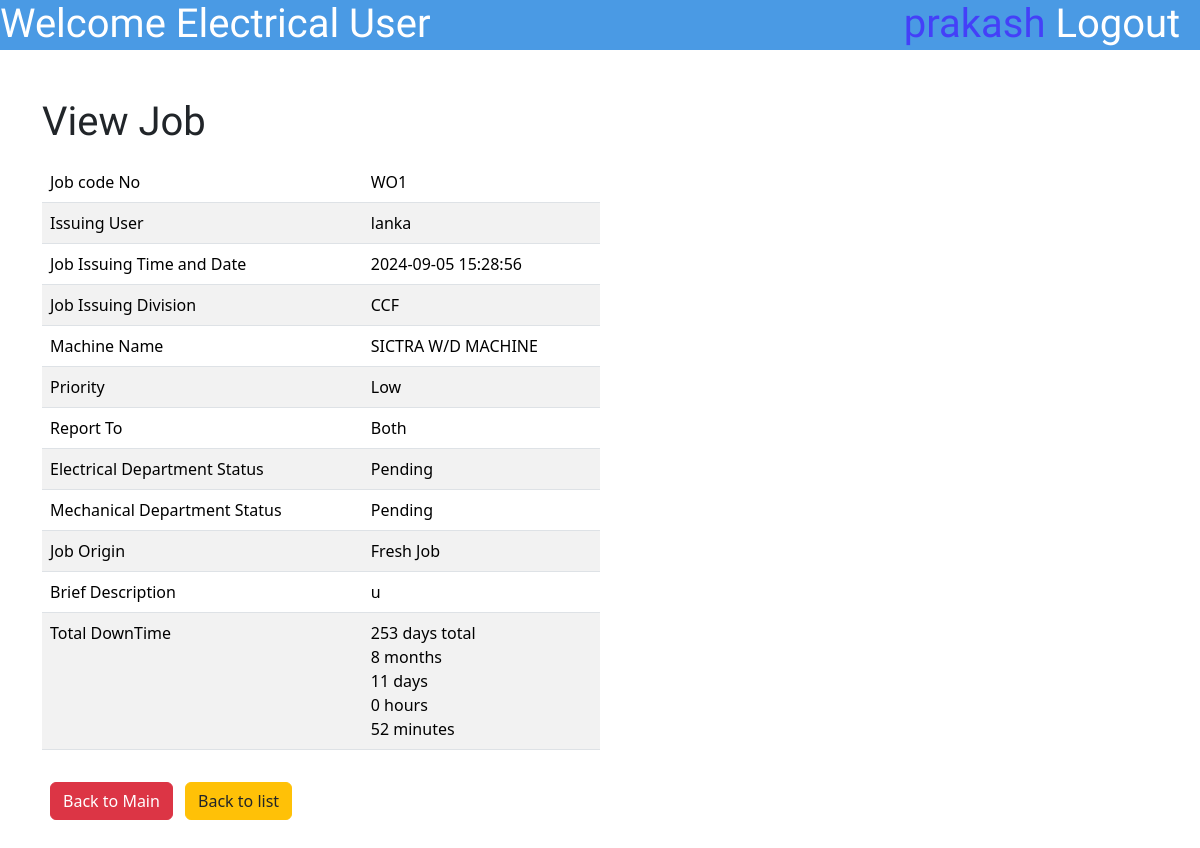
Screenshot of /EMUser/ViewJobEMUserPending.php?updateid=383 (signed in) with the database file from the repository.
### tables this page shows
CREATE TABLE `jobdatasheet` (
  `id` int(10) NOT NULL,
  `JobCodeNo` varchar(100) NOT NULL,
  `JobPostingDateTime` varchar(50) NOT NULL,
  `JobPostingDev` enum('ACF','CCF','DR','Flexible','Aluminium Rodmill','Ceylon Copper','Drum Yard','Carpentry','Bail Room') NOT NULL,
  `MachineName` varchar(255) NOT NULL,
  `Priority` enum('High','Low','Critical','') NOT NULL,
  `ReportTo` enum('Electrical','Mechanical','Both','') NOT NULL,
  `BDescription` varchar(500) NOT NULL,
  `Username` varchar(50) NOT NULL,
  `JobStatusE` enum('Pending','Started','Finished','Approved','NA') NOT NULL,
  `JobStatusM` enum('Pending','Started','Finished','Approved','NA') NOT NULL,
  `ManPowerInvolved` varchar(1000) DEFAULT NULL,
  `Approval` enum('Pending Approval','Not Approved','Approved','') NOT NULL,
  `FinishedCommentE` varchar(255) DEFAULT NULL,
  `FinishedCommentM` varchar(500) DEFAULT NULL,
  `TransferCommentE` varchar(500) DEFAULT NULL,
  `TransferCommentM` varchar(500) DEFAULT NULL,
  `ApproveComment` varchar(1000) DEFAULT NULL,
  `DisapproveComment` varchar(1000) DEFAULT NULL,
  `DownTime` varchar(500) DEFAULT NULL,
  `TryCount` int(10) DEFAULT NULL
);

### EMUser/ViewJobEMUserPending.php (the view, shortened to what this page needs)
<?php
include '../connect.php';
$idu = $_GET['updateid'];
$sql = "Select * from jobdatasheet where id='$idu'";
$result = mysqli_query($con, $sql);
$row = mysqli_fetch_assoc($result);
$JobCodeNo = $row['JobCodeNo'];
$JobIssuingDateTime = $row['JobPostingDateTime'];
$JobIssuingDivision = $row['JobPostingDev'];
$MachineName = $row['MachineName'];
$priority = $row['Priority'];
$ReportTo = $row['ReportTo'];
$BriefDescription = $row['BDescription'];
$JobStatusM = $row['JobStatusM'];
$JobStatusE = $row['JobStatusE'];
$Username2 = $row['Username'];
$TryCount = $row['TryCount'];
?>
<!DOCTYPE html>
<html lang="en">
<head>
    <link href="https://cdn.jsdelivr.net/npm/bootstrap@5.3.3/dist/css/bootstrap.min.css" rel="stylesheet"
>
    <link rel="stylesheet" href="\MaintananceJobCard\styles\SubmitJobstyle.css">
</head>
<body onload="divSelect()">
    <div class="topbar">
        <h1 class="topbar-text">Welcome <?php echo $_SESSION['workplace'] ?> User</h1>
        <a href="\MaintananceJobCard\logout.php">
            <h1 class="topbar-logout">Logout &nbsp</h1>
        </a>
        <h1 class="topbar-username"><?php echo $_SESSION['username'] ?>&nbsp</h1>
    </div>
    <div class="container mt-5 ">
        <h1>View Job </h1>
        <div class="mt-3 mb-5">
            <form method="POST">
                <table class="table table-striped w-50">
                    <tr>
                    <tr>
                        <td>
                            Job code No
                        </td>
                        <td>
                            <?php echo $JobCodeNo; ?>
                        </td>
                    </tr>
                    <tr>
                        <td>
                        Issuing User
                        </td>
                        <td>
                            <?php echo $Username2; ?>
                        </td>
                    </tr>
                    <tr>
                        <td>
                            Job Issuing Time and Date
                        </td>
                        <td>
                            <?php echo $JobIssuingDateTime; ?>
                        </td>
                    </tr>
                    <tr>
                        <td>
                            Job Issuing Division
                        </td>
                        <td>
                            <?php echo $JobIssuingDivision; ?>
                        </td>
                    </tr>
                    <tr>
                        <td>
                            Machine Name
                        </td>
                        <td>
                            <?php echo $MachineName; ?>
                        </td>
                    </tr>
                    <tr>
                        <td>
                            Priority
                        </td>
                        <td>
                            <?php echo $priority; ?>
                        </td>
                    </tr>
                    <tr>
                        <td>
                            Report To
                        </td>
                        <td>
                            <?php echo $ReportTo; ?>
                        </td>
                    </tr>
                    <tr>
                        <td>
                            Electrical Department Status
                        </td>
                        <td>
                            <?php echo $JobStatusE; ?>
                        </td>
                    </tr>
                    <tr>
                        <td>
                            Mechanical Department Status
                        </td>
                        <td>
                            <?php echo $JobStatusM; ?>
                        </td>
                    </tr>
                    <tr>
                        <td>
                            Job Origin
                        </td>
                        <td>
                            <?php
                             if ($TryCount == '1') {
                                echo "Fresh Job";
                            } else if ($TryCount == '2') {
                                echo "Transferred<br>Job ";
                            } else if ($TryCount == '3') {
                                echo "Disapproved<br> Job";
                            }?>
                        </td>
                    </tr>
                    <tr>
                        <td>
                            Brief Description
                        </td>
                        <td>
                            <?php echo $BriefDescription; ?>
                        </td>
                    <tr>
                        <td>
                            Total DownTime
                        </td>
                        <td>
                            <?php
                            $start_date = new DateTime(date("Y-m-d H:i:s"));
                            $since_start = $start_date->diff(new DateTime($JobIssuingDateTime));
                            echo $since_start->days . ' days total<br>';
                            echo $since_start->m . ' months<br>';
                            echo $since_start->d . ' days<br>';
                            echo $since_start->h . ' hours<br>';
                            echo $since_start->i . ' minutes<br>';
                            ?>
                        </td>
                    </tr>
                    </tr>
                    </tr>
                </table>
                <button type="back" class="btn btn-danger mt-3 mx-2" name="back"><a
                        href="\MaintananceJobCard\EMUser\indexEMUser.php" style="text-decoration:none;color:white">Back
                        to Main</a></button>
                        <button type="back" class="btn btn-warning mt-3" name="back"><a class="text-dark"
                    href="\MaintananceJobCard\EMUser\DislplayPendingJobListEMUser.php" style="text-decoration:none;color:white">Back to
                    list</a></button>
            </form>
        </div>
    </div>
</body>
</body>

### styles/SubmitJobstyle.css (style rules this page uses)
div.topbar { height: 50px; width: 100%; background-color: #4A9AE4; }
h1.topbar-text { float: left; font-family: "Jockey One", sans-serif; color: white; }
h1.topbar-username { float: right; font-family: "Jockey One", sans-serif; color: #4440F8; }
h1.topbar-logout { float: right; font-family: "Jockey One", sans-serif; color: white; }

### EMUser/ViewJobEMUserPending.php (style rules this page uses)
h1 { font-family: "Jockey One", sans-serif; }

### rows the page displays
jobdatasheet: JobCodeNo "WO1", Username "lanka", JobPostingDateTime "2024-09-05 15:28:56", JobPostingDev "CCF", MachineName "SICTRA W/D MACHINE", Priority "Low", ReportTo "Both", JobStatusE "Pending", JobStatusM "Pending", BDescription "u", JobPostingDateTime "253", JobPostingDateTime "8", JobPostingDateTime "11", JobPostingDateTime "0", JobPostingDateTime "52"

### other values shown
$_SESSION['workplace'] "Electrical"
$_SESSION['username'] "prakash"
